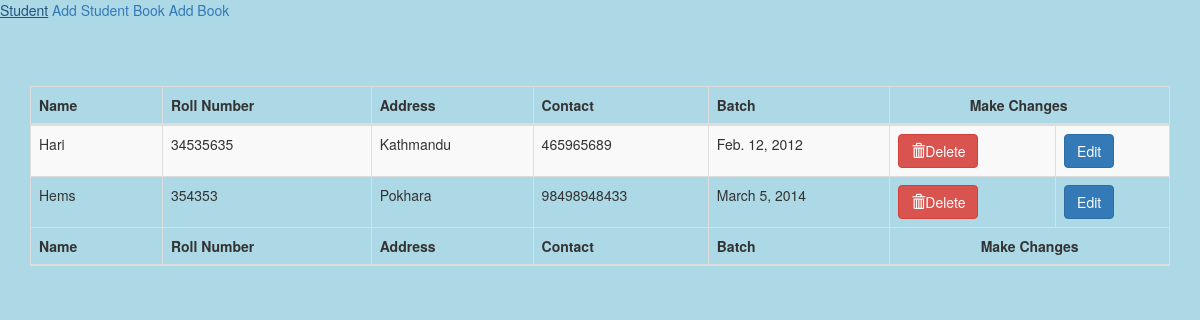
Page /admin-dash/read/ (signed in) on the earlier database version.
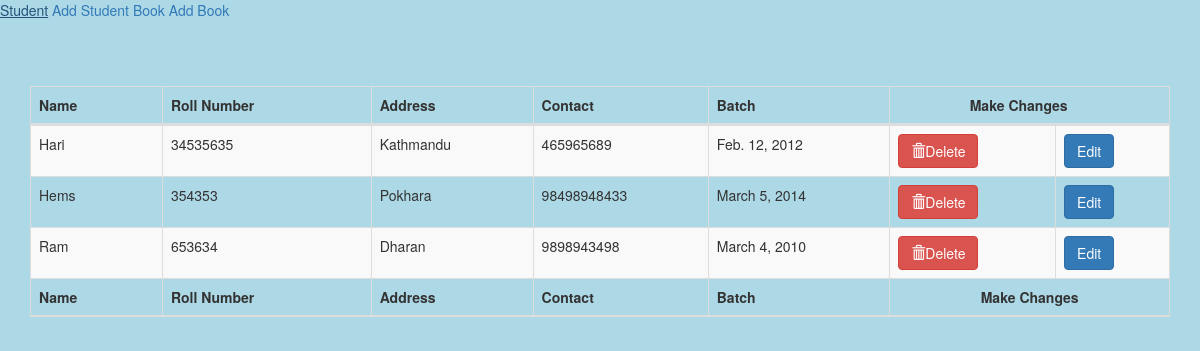
Same page on the later database version.
### libraryapp/models.py (models this page shows, shortened)
class Student(models.Model):
    student_name = models.CharField(max_length=30, blank=False)
    roll_number = models.IntegerField(blank=False)
    address = models.CharField(max_length=15, blank=False)
    phone_number = models.IntegerField(blank=False)
    batch = models.DateField()

### libraryapp/views.py (the view)
class AdminReadView(LoginRequiredMixin, ListView):
    login_url = '/'
    template_name = 'student/adminread.html'
    model = Student
    context_object_name = 'students'

### templates/student/adminread.html (shortened to what this page needs)
{% extends '../base.html' %}
{% load static %}
{% block css %}
<link rel="stylesheet" type="text/css" href="{% static 'datatable/css/dataTables.bootstrap.min.css' %}">
{% endblock %}
{% block content %}
           <div class="container">
                <div class="table-responsive">
                                <table class="table table-bordered table-striped table-hover js-basic-example dataTable">
                                    <thead>
                                        <tr>
                                            <th>Name</th>
                                            <th>Roll Number</th>
                                            <th>Address</th>
                                            <th>Contact</th>
                                            <th>Batch</th>
                                            <th colspan="2" style="text-align: center;">Make Changes</th>
                                        </tr>
                                    </thead>
                                    <tfoot>
                                        <tr>
                                            <th>Name</th>
                                            <th>Roll Number</th>
                                            <th>Address</th>
                                            <th>Contact</th>
                                            <th>Batch</th>
                                            <th colspan="2" style="text-align: center;">Make Changes</th>
                                        </tr>
                                    </tfoot>
                                    <tbody>
                                        {% for stud in students %}
                                        <tr>
                                              <td>{{stud.student_name}}</td>
                                              <td>{{stud.roll_number}}</td>
                                              <td>{{stud.address}}</td>
                                              <td>{{stud.phone_number}}</td>
                                              <td>{{stud.batch}}</td>
                                              <td>
                                                <a href="{% url 'libraryapp:admindelete' stud.id %}" class="btn btn-danger"><span class="glyphicon glyphicon-trash"></span>Delete</a>
                                              </td>
                                              <td>
                                                <a href="{% url 'libraryapp:adminupdate' stud.id %}" class="btn btn-primary">Edit</a>
                                              </td>
                                          </tr>
                                        {% endfor %}
                                    </tbody>
                                </table>
                            </div>
       </div>
{% endblock %}

### templates/base.html (shortened to what this page needs)
{% load static %}
<!DOCTYPE html>
<html>
<head>
	<link rel="stylesheet" href="https://maxcdn.bootstrapcdn.com/bootstrap/3.3.7/css/bootstrap.min.css">
	<link rel="stylesheet" type="text/css" href="{% static 'css/font-awesome.css' %}">
	{% block css %}
	{% endblock %}
</head>
<body style="background-color: lightblue;">
	<a class="dropdown-item" href="{% url 'libraryapp:adminread' %}">Student</a>
		      	<a class="dropdown-item" href="{% url 'libraryapp:admincreate' %}">Add Student</a>
		      	<a class="dropdown-item" href="{% url 'libraryapp:adminbooklist' %}">Book</a>
		      	<a class="dropdown-item" href="{% url 'libraryapp:adminaddbook' %}">Add Book</a>
<br>
<br>
<br>
<br>
	{% block content %}
	{% endblock %}
</body>
</html>

Differences in the rows shown:
added Student: student_name "Ram", roll_number "653634", address "Dharan", phone_number "9898943498", batch "March 4, 2010"
